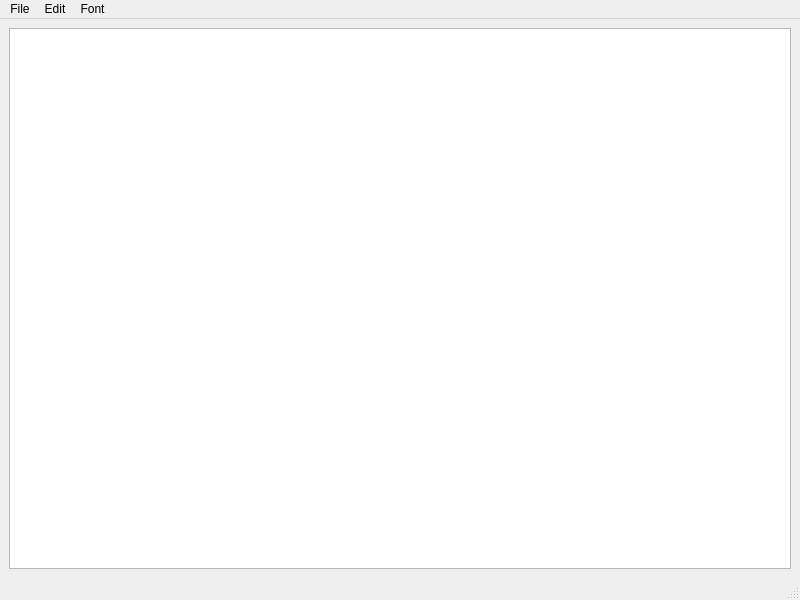
<?xml version="1.0" encoding="UTF-8"?>
<ui version="4.0">
 <class>Notepad</class>
 <widget class="QMainWindow" name="Notepad">
  <property name="geometry">
   <rect>
    <x>0</x>
    <y>0</y>
    <width>800</width>
    <height>600</height>
   </rect>
  </property>
  <property name="windowTitle">
   <string>Notepad</string>
  </property>
  <widget class="QWidget" name="centralwidget">
   <layout class="QVBoxLayout" name="verticalLayout">
    <item>
     <widget class="QTextEdit" name="textEdit"/>
    </item>
   </layout>
  </widget>
  <widget class="QMenuBar" name="menubar">
   <property name="geometry">
    <rect>
     <x>0</x>
     <y>0</y>
     <width>800</width>
     <height>24</height>
    </rect>
   </property>
   <widget class="QMenu" name="menuFile">
    <property name="title">
     <string>File</string>
    </property>
    <addaction name="actionNew"/>
    <addaction name="actionOpen"/>
    <addaction name="actionSave"/>
    <addaction name="actionSave_As"/>
    <addaction name="actionExit"/>
   </widget>
   <widget class="QMenu" name="menuEdit">
    <property name="title">
     <string>Edit</string>
    </property>
    <addaction name="actionCopy"/>
    <addaction name="actionPaste"/>
    <addaction name="actionUndo"/>
    <addaction name="actionRedo"/>
   </widget>
   <widget class="QMenu" name="menuFont">
    <property name="title">
     <string>Font</string>
    </property>
    <addaction name="actionSelect_font"/>
   </widget>
   <addaction name="menuFile"/>
   <addaction name="menuEdit"/>
   <addaction name="menuFont"/>
  </widget>
  <widget class="QStatusBar" name="statusbar"/>
  <action name="actionNew">
   <property name="text">
    <string>New</string>
   </property>
  </action>
  <action name="actionOpen">
   <property name="text">
    <string>Open</string>
   </property>
  </action>
  <action name="actionSave">
   <property name="text">
    <string>Save</string>
   </property>
  </action>
  <action name="actionSave_As">
   <property name="text">
    <string>Save As</string>
   </property>
  </action>
  <action name="actionExit">
   <property name="text">
    <string>Exit</string>
   </property>
  </action>
  <action name="actionCopy">
   <property name="text">
    <string>Copy</string>
   </property>
  </action>
  <action name="actionPaste">
   <property name="text">
    <string>Paste</string>
   </property>
  </action>
  <action name="actionUndo">
   <property name="text">
    <string>Undo</string>
   </property>
  </action>
  <action name="actionRedo">
   <property name="text">
    <string>Redo</string>
   </property>
  </action>
  <action name="actionSelect_font">
   <property name="text">
    <string>Select font</string>
   </property>
  </action>
 </widget>
 <resources/>
 <connections/>
</ui>
